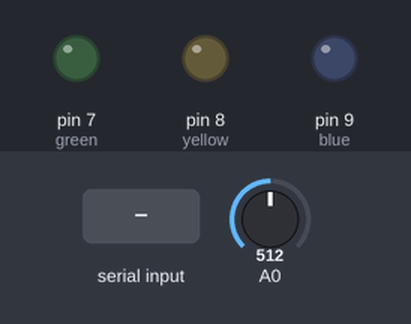
Bench run of a sketch on a simulated Arduino Uno, built with avr-gcc and run on an emulated ATmega328P. On the bench: output pins drawn as LEDs (lit = HIGH). Inputs (shaded band) come from the test bench; at power-on: A0 = 512. What the sketch prints to the serial monitor is not drawn.

Above: at 2.2 s.
2.3 s: "n" received over Serial
At 3.2 s:
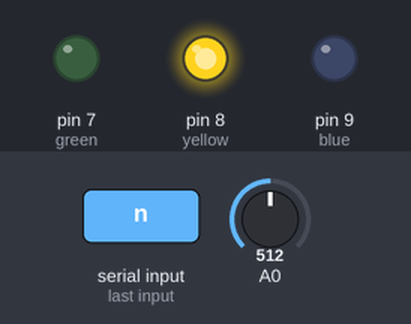
3.8 s: "r" received over Serial
At 4.4 s:
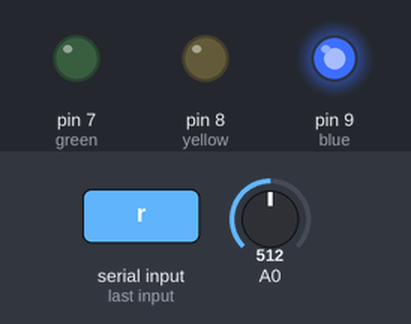
5.3 s: "l" received over Serial
At 5.6 s:
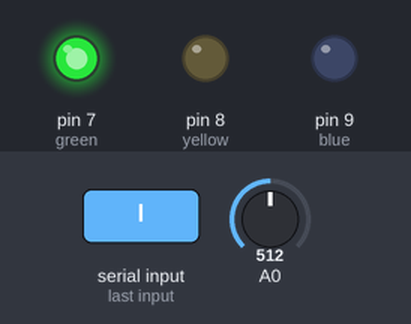
Timing chart, 0 to 8.3 s (numbered marks = the images above; inputs shaded):
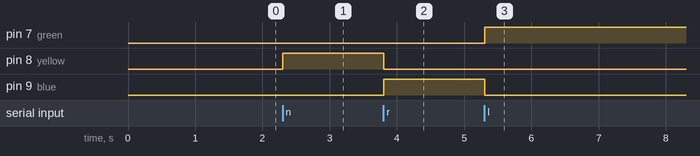

The sketch:

Arduino_Muscle_sensor.ino
```cpp
#include <SoftwareSerial.h>
int data;
int value;
char dir;
//Orange is Tx ,White is Rx
SoftwareSerial mySerial(10, 11); // RX, TX Rx is connected to the TX
int green=7,yellow=8,blue=9;
void setup(){
  Serial.begin(115200);//for the processing sketchs
  mySerial.begin(9600);
  pinMode(A0,INPUT);
  pinMode(green,OUTPUT);
  pinMode(yellow,OUTPUT);
  pinMode(blue,OUTPUT);
  delay(1000);
}

void loop(){
    //data= analogRead(A5);//now write the next analog value to data[0]
    //mapped = map(data[0], 0, 1023, 0, 600);

    value=analogRead(A0);
    //value=1023;
    Serial.write(value/100);
    Serial.write(value%100);
    Serial.write(44);
    delayMicroseconds(400);
    if(Serial.available())
    {
     dir=Serial.read();
     delay(1);
     if(dir=='r')
     {
     //  mySerial.println(1);
       mySerial.write("1");
       mySerial.write("\r\n");
       digitalWrite(blue,HIGH);
       digitalWrite(yellow,0);
       digitalWrite(green,0);
       //delay(500);
     }
     else if(dir=='l')
     {
       mySerial.write("2");
       mySerial.write("\r\n");
       //mySerial.println(2);
       digitalWrite(blue,0);
       digitalWrite(yellow,0);
       digitalWrite(green,1);
       //delay(500);
     }
     else if(dir=='n')
     {
       digitalWrite(blue,0);
       digitalWrite(yellow,1);
       digitalWrite(green,0);
     }

    }
}
```

Measured:
- after the input at 2.3 s, pin 8 (yellow): LOW → HIGH at once
- after the input at 3.8 s, pin 8 (yellow): HIGH → LOW at once; pin 9 (blue): LOW → HIGH at once
- after the input at 5.3 s, pin 7 (green): LOW → HIGH at once; pin 9 (blue): HIGH → LOW at once
